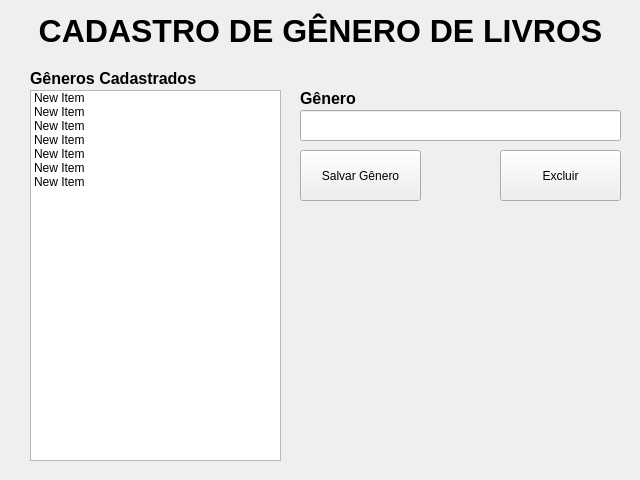
<?xml version="1.0" encoding="UTF-8"?>
<ui version="4.0">
 <class>Form</class>
 <widget class="QWidget" name="Form">
  <property name="windowModality">
   <enum>Qt::WindowModal</enum>
  </property>
  <property name="geometry">
   <rect>
    <x>0</x>
    <y>0</y>
    <width>640</width>
    <height>480</height>
   </rect>
  </property>
  <property name="maximumSize">
   <size>
    <width>640</width>
    <height>480</height>
   </size>
  </property>
  <property name="windowTitle">
   <string>Cadastro de Gêneros de Livros</string>
  </property>
  <widget class="QLabel" name="label">
   <property name="geometry">
    <rect>
     <x>20</x>
     <y>10</y>
     <width>601</width>
     <height>41</height>
    </rect>
   </property>
   <property name="font">
    <font>
     <pointsize>24</pointsize>
     <weight>75</weight>
     <bold>true</bold>
    </font>
   </property>
   <property name="text">
    <string>CADASTRO DE GÊNERO DE LIVROS</string>
   </property>
   <property name="alignment">
    <set>Qt::AlignCenter</set>
   </property>
  </widget>
  <widget class="QListWidget" name="lstGeneros">
   <property name="geometry">
    <rect>
     <x>30</x>
     <y>90</y>
     <width>251</width>
     <height>371</height>
    </rect>
   </property>
   <item>
    <property name="text">
     <string>New Item</string>
    </property>
   </item>
   <item>
    <property name="text">
     <string>New Item</string>
    </property>
   </item>
   <item>
    <property name="text">
     <string>New Item</string>
    </property>
   </item>
   <item>
    <property name="text">
     <string>New Item</string>
    </property>
   </item>
   <item>
    <property name="text">
     <string>New Item</string>
    </property>
   </item>
   <item>
    <property name="text">
     <string>New Item</string>
    </property>
   </item>
   <item>
    <property name="text">
     <string>New Item</string>
    </property>
   </item>
  </widget>
  <widget class="QPushButton" name="btSalvarGenero">
   <property name="geometry">
    <rect>
     <x>300</x>
     <y>150</y>
     <width>121</width>
     <height>51</height>
    </rect>
   </property>
   <property name="text">
    <string>Salvar Gênero</string>
   </property>
   <property name="icon">
    <iconset>
     <normaloff>../../resources/icons/save_16dp_48752C.png</normaloff>../../resources/icons/save_16dp_48752C.png</iconset>
   </property>
   <property name="iconSize">
    <size>
     <width>24</width>
     <height>24</height>
    </size>
   </property>
  </widget>
  <widget class="QLineEdit" name="txtGenero">
   <property name="geometry">
    <rect>
     <x>300</x>
     <y>110</y>
     <width>321</width>
     <height>31</height>
    </rect>
   </property>
   <property name="font">
    <font>
     <pointsize>12</pointsize>
    </font>
   </property>
  </widget>
  <widget class="QLabel" name="label_2">
   <property name="geometry">
    <rect>
     <x>300</x>
     <y>90</y>
     <width>121</width>
     <height>16</height>
    </rect>
   </property>
   <property name="font">
    <font>
     <pointsize>12</pointsize>
     <weight>75</weight>
     <bold>true</bold>
    </font>
   </property>
   <property name="text">
    <string>Gênero</string>
   </property>
  </widget>
  <widget class="QLabel" name="label_3">
   <property name="geometry">
    <rect>
     <x>30</x>
     <y>70</y>
     <width>241</width>
     <height>16</height>
    </rect>
   </property>
   <property name="font">
    <font>
     <pointsize>12</pointsize>
     <weight>75</weight>
     <bold>true</bold>
    </font>
   </property>
   <property name="text">
    <string>Gêneros Cadastrados</string>
   </property>
  </widget>
  <widget class="QPushButton" name="btExcluirGenero">
   <property name="geometry">
    <rect>
     <x>500</x>
     <y>150</y>
     <width>121</width>
     <height>51</height>
    </rect>
   </property>
   <property name="text">
    <string>Excluir</string>
   </property>
   <property name="icon">
    <iconset>
     <normaloff>../../resources/icons/delete_forever_16dp_BB271A.png</normaloff>../../resources/icons/delete_forever_16dp_BB271A.png</iconset>
   </property>
   <property name="iconSize">
    <size>
     <width>24</width>
     <height>24</height>
    </size>
   </property>
  </widget>
 </widget>
 <resources/>
 <connections/>
</ui>
